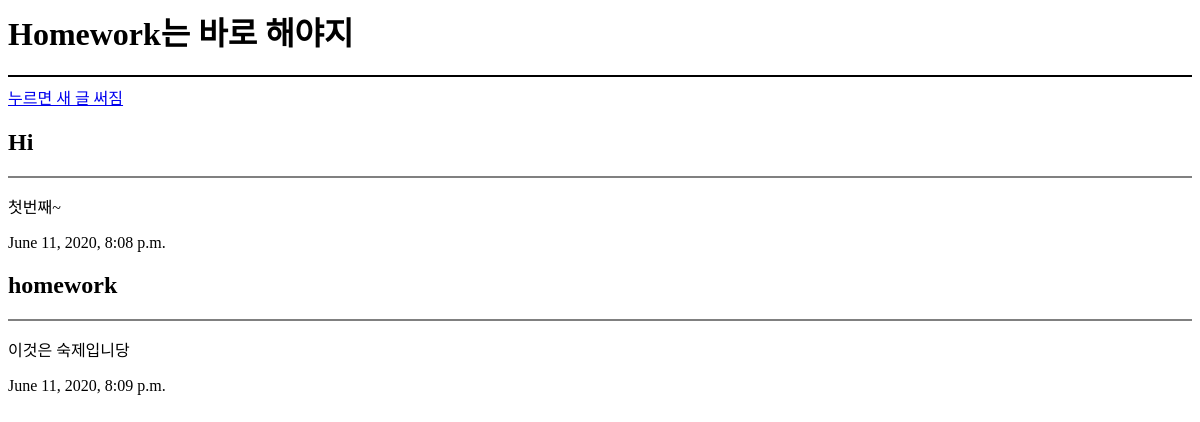
The page /schedule/home/ on the database as committed earlier.
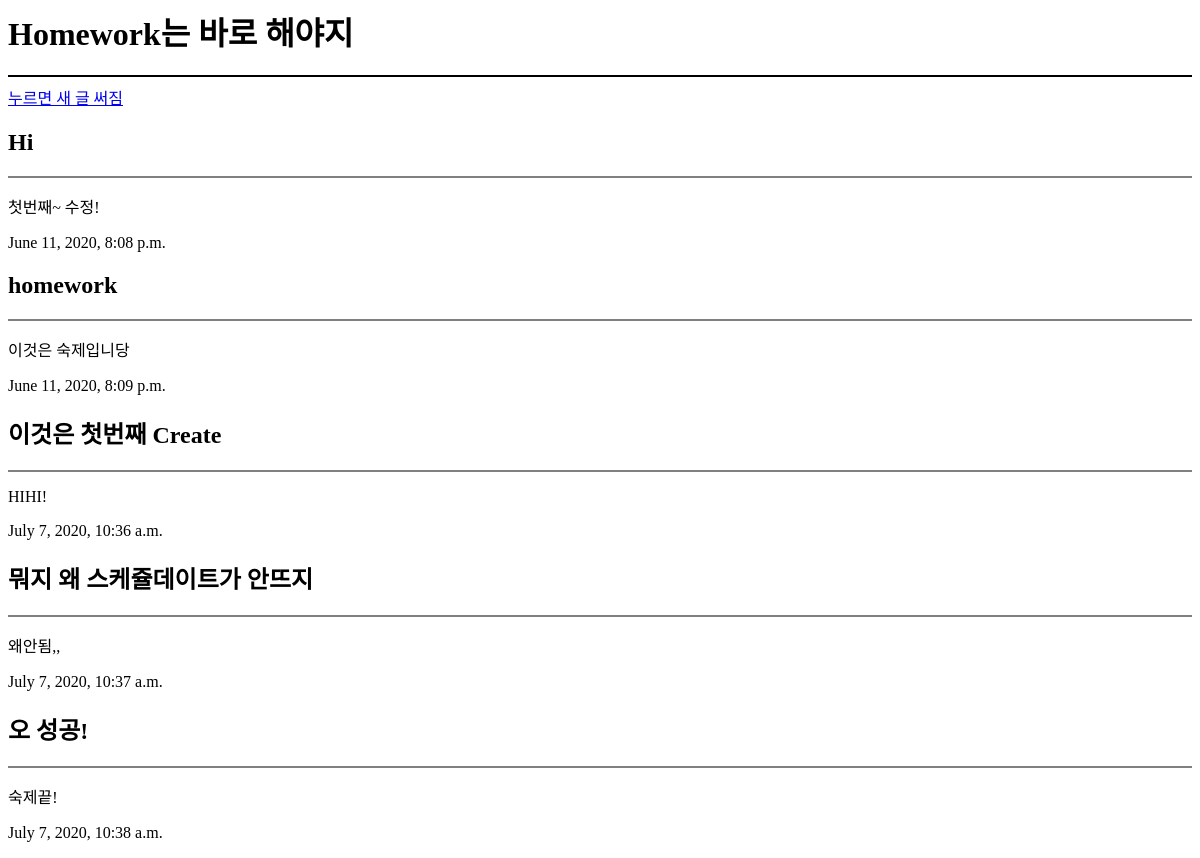
The same page on the database as committed later.
### myschedule/models.py (models this page shows, shortened)
class Schedule(models.Model):
    title = models.CharField(max_length = 100)
    memo = models.TextField()
    schedule_date = models.DateTimeField(default = timezone.now)
    published_data = models.DateTimeField(blank = True, null = True)

### myschedule/views.py (the view)
# urls.py: 2. Add a URL to urlpatterns:  path('', views.home, name='home')
def home(request):
    schedule = Schedule.objects
    return render(request, 'schedule/home.html', {'sch':schedule})

### myschedule/templates/schedule/home.html (shortened to what this page needs)
<head>
</head>
<body>
  <h1><strong>Homework는 바로 해야지</strong></h1>
  <hr color="black" />
  <a href="{% url 'new' %}">누르면 새 글 써짐</a>
  {% for i in sch.all %}
  <div>
    <h2>{{i.title}}</h2>
    <hr color="gray" />
    <p>{{i.memo}}</p>
    <p>{{i.schedule_date}}</p>
  </div>
  {% endfor %}
</body>

Rows that differ between the two databases and show on the page:
changed Schedule "Hi": memo "첫번째~" → "첫번째~ 수정!"
added Schedule: title "이것은 첫번째 Create", memo "HIHI!", schedule_date "July 7, 2020, 10:36 a.m."
added Schedule: title "뭐지 왜 스케쥴데이트가 안뜨지", memo "왜안됨,,", schedule_date "July 7, 2020, 10:37 a.m."
added Schedule: title "오 성공!", memo "숙제끝!", schedule_date "July 7, 2020, 10:38 a.m."
